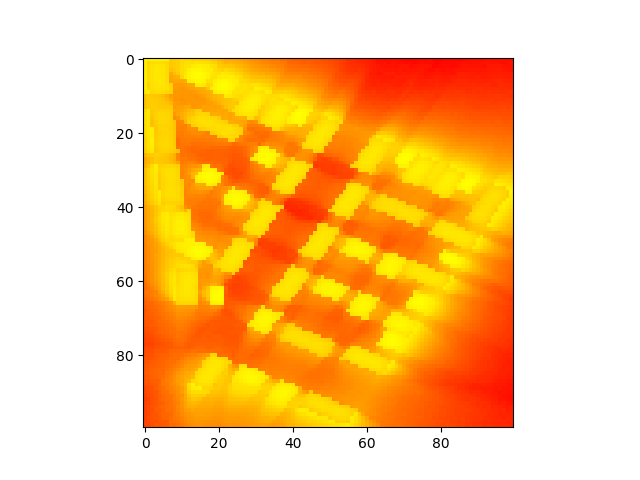

This figure's Python source:
import numpy as np
import matplotlib.pyplot as plt

with open('results.txt') as fh:
    data = fh.readlines()

grid = []
for line in data:
    x,y,z,r = line.split(' ')
    grid.append(float(r))
grid = np.asarray(grid).reshape((100,100))
plt.imshow(grid, interpolation=None, cmap='autumn')
plt.savefig('map.png')
